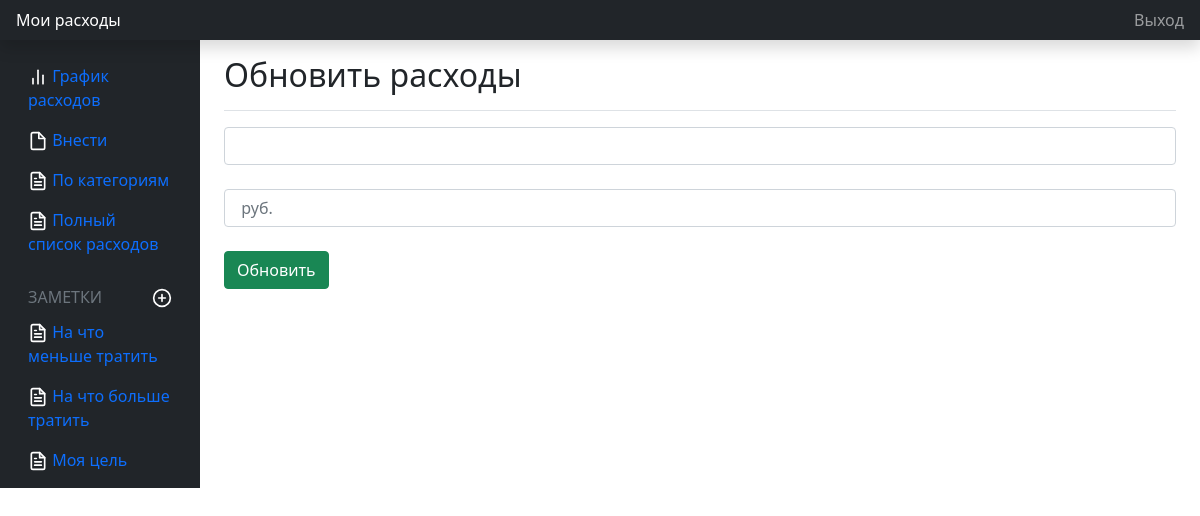
The page /refactor/21/update on the database as committed earlier.
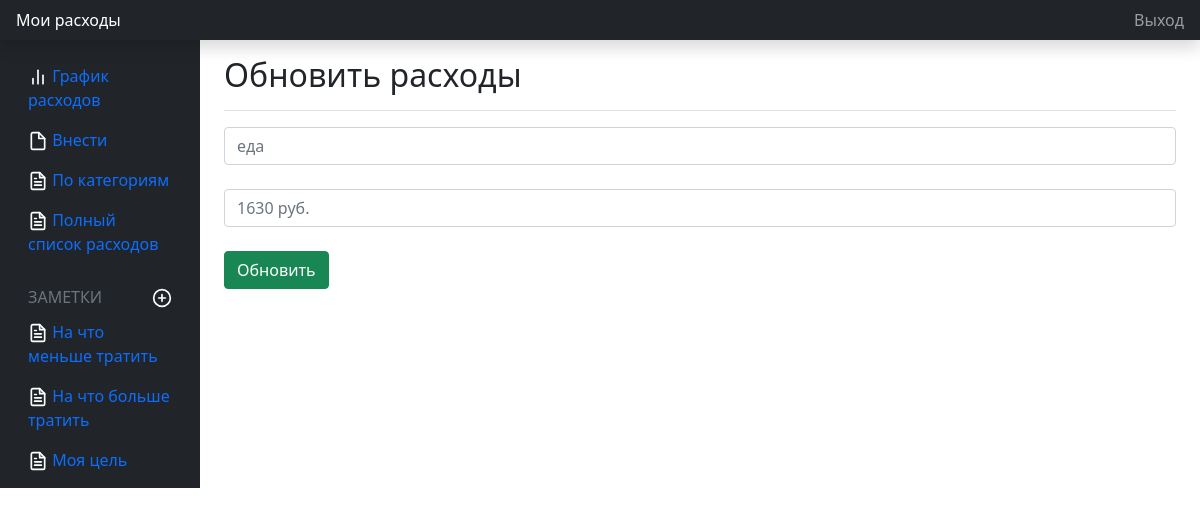
The same page on the database as committed later.
### main.py (models this page shows, shortened)
class Article(db.Model):
    id = db.Column(db.Integer, primary_key=True)
    date = db.Column(db.DateTime, default=datetime.utcnow)
    product = db.Column(db.String(50), nullable=True)
    price = db.Column(db.Integer)

### main.py (the view)
@login_required
@app.route("/refactor/<int:id>/update", methods=['POST', 'GET'])
def spending_update(id):
    article = Article.query.get(id)
    if request.method == "POST":
        article.product = request.form['product']
        article.price = request.form['price']
        try:
            db.session.commit()
            return redirect('/spending')
        except:
            return 'При редактировании траты, произошла ошибка'
    else:
        return render_template("refactor.html", article=article)

### main.py (called while the page is built)
@app.after_request
def redirect_to_signin(response):
    if response.status_code == 401:
        return redirect(url_for('/sign_in'))
    return response

### templates/refactor.html (shortened to what this page needs)
{% extends 'base.html' %}
{% block body %}
<main class="col-md-9 ms-sm-auto col-lg-10 px-md-4">
    <div class="d-flex justify-content-between flex-wrap flex-md-nowrap align-items-center pt-3 pb-2 mb-3 border-bottom">
        <h1 class="h2">Обновить расходы</h1>
    </div>
    <form method="post">
        <input type="text" name="product" id="product" class="form-control" placeholder="{{ article.product }}"><br>
        <input type="number" name="price" id="price" class="form-control" placeholder="{{article.price}} руб."><br>
        <input type="submit" class="btn btn-success" value="Обновить">
    </form>
{% endblock %}

Rows that differ between the two databases and show on the page:
added Article: product "еда", price "1630 руб."
